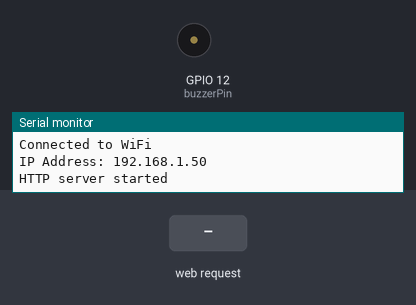
Simulated run of this sketch. Board: ESP32. Shown: buzzer (waves = sounding), the last lines printed to the serial monitor. The inputs (shaded band) are chosen by the test bench. WiFi joins after 1.5 s; servers stay silent unless stated.

Above: at 3.2 s.
3.3 s: HTTP request GET /buzz received
At 4.2 s:
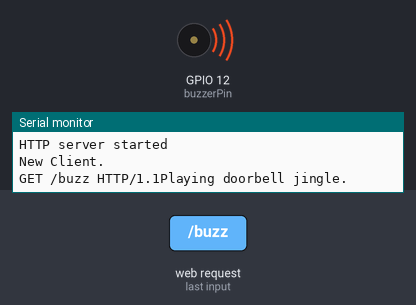
Timing chart, 0 to 7.0 s (numbered marks = the images above; inputs shaded):
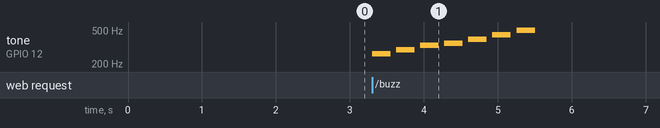

The sketch:

amombuzz.ino
```cpp
#include <WiFi.h>
#include <WiFiClient.h>
#include <WiFiServer.h>

// Network credentials
const char* ssid = "SpectrumSetup-DD";
const char* password = "jeansrocket543";

// Pin definitions
const int buzzerPin = 12;

WiFiServer server(80);

void setup() {
  Serial.begin(115200);
  pinMode(buzzerPin, OUTPUT);
  WiFi.begin(ssid, password);

  while (WiFi.status() != WL_CONNECTED) {
    delay(1000);
    Serial.println("Connecting to WiFi...");
  }

  Serial.println("Connected to WiFi");
  Serial.print("IP Address: ");
  Serial.println(WiFi.localIP());

  server.begin();
  Serial.println("HTTP server started");
}

void loop() {
  WiFiClient client = server.available(); // Listen for incoming clients

  if (client) { // If a new client connects,
    Serial.println("New Client."); // print a message out in the serial port
    String currentLine = ""; // make a String to hold incoming data from the client
    while (client.connected()) { // loop while the client's connected
      if (client.available()) { // if there's bytes to read from the client,
        char c = client.read(); // read a byte, then
        Serial.write(c); // print it out the serial monitor
        currentLine += c;
        if (c == '\n') { // if the byte is a newline character
          // if the current line is blank, you got two newline characters in a row.
          // that's the end of the client HTTP request, so send a response:
          if (currentLine.length() == 0) {
            // HTTP headers always start with a response code (e.g. HTTP/1.1 200 OK)
            // and a content-type so the client knows what's coming, then a blank line:
            client.println("HTTP/1.1 200 OK");
            client.println("Content-type:text/plain");
            client.println("Connection: close");
            client.println();

            // Break out of the while loop
            break;
          } else { // if you got a newline, then clear currentLine
            currentLine = "";
          }
        }

        // Check to see if the request is for the /buzz URL:
        if (currentLine.endsWith("GET /buzz HTTP/1.1")) {
          playDoorbellJingle();
          currentLine = ""; // Clear the current line after handling the request
        }
      }
    }
    // Give the client time to receive the data
    delay(1);
    // Close the connection
    client.stop();
    Serial.println("Client Disconnected.");
  }
}

// Function to play the doorbell jingle
void playDoorbellJingle() {
  Serial.println("Playing doorbell jingle.");
  // Example melody for "Knockin' on Heaven's Door"
  int melody[] = { 262, 294, 330, 349, 392, 440, 494 };
  int noteDurations[] = { 4, 4, 4, 4, 4, 4, 4 };

  for (int thisNote = 0; thisNote < 7; thisNote++) {
    int noteDuration = 1000 / noteDurations[thisNote];
    tone(buzzerPin, melody[thisNote], noteDuration);
    int pauseBetweenNotes = noteDuration * 1.30;
    delay(pauseBetweenNotes);
    noTone(buzzerPin);
  }

  Serial.println("Jingle played.");
}
```

Measured:
- after the input at 3.3 s, tone on GPIO 12 (buzzerPin): plays 262 Hz for 0.25 s, 294 Hz for 0.25 s, 330 Hz for 0.25 s, 349 Hz for 0.25 s, 392 Hz for 0.25 s, 440 Hz for 0.25 s … (7 notes in this stretch), starting at once
